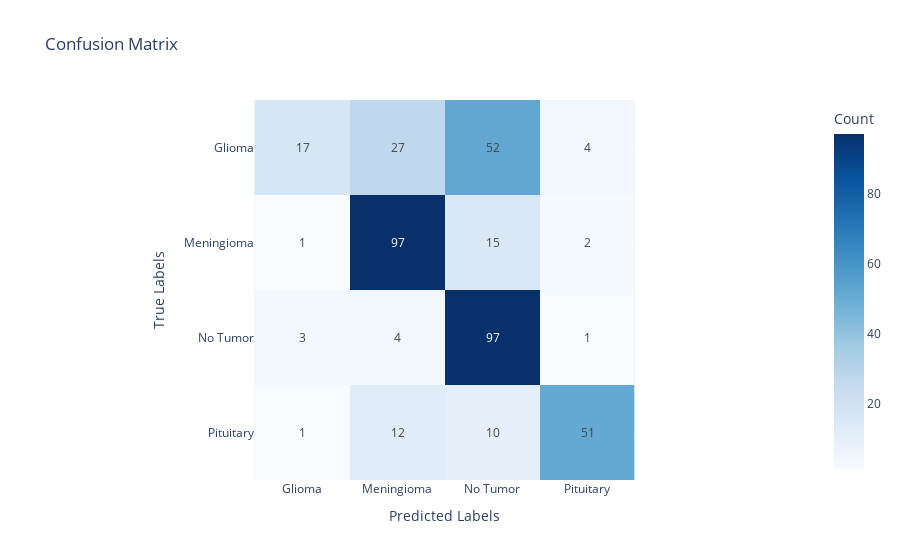

This figure's notebook cell:
### Markdown cell above
# Analyse du Modèle 2

### Code cell
plot_confusion_matrix(model_2,x_test,y_test)

### Figure 1 — Plotly figure (JSON) as saved in the notebook; plotly's stock layout.template omitted (floating-point values rounded to 4 significant figures)
{"data": [{"coloraxis": "coloraxis", "hovertemplate": "Predicted: %{x}<br>True: %{y}<br>Count: %{z}<extra></extra>", "name": "0", "texttemplate": "%{z}", "type": "heatmap", "x": ["Glioma", "Meningioma", "No Tumor", "Pituitary"], "xaxis": "x", "y": ["Glioma", "Meningioma", "No Tumor", "Pituitary"], "yaxis": "y", "z": [[17, 27, 52, 4], [1, 97, 15, 2], [3, 4, 97, 1], [1, 12, 10, 51]]}], "layout": {"coloraxis": {"colorbar": {"title": {"text": "Count"}}, "colorscale": [[0, "rgb(247,251,255)"], [0.125, "rgb(222,235,247)"], [0.25, "rgb(198,219,239)"], [0.375, "rgb(158,202,225)"], [0.5, "rgb(107,174,214)"], [0.625, "rgb(66,146,198)"], [0.75, "rgb(33,113,181)"], [0.875, "rgb(8,81,156)"], [1, "rgb(8,48,107)"]]}, "title": {"text": "Confusion Matrix"}, "xaxis": {"anchor": "y", "constrain": "domain", "domain": [0, 1], "scaleanchor": "y", "title": {"text": "Predicted Labels"}}, "yaxis": {"anchor": "x", "autorange": "reversed", "constrain": "domain", "domain": [0, 1], "title": {"text": "True Labels"}}}}
